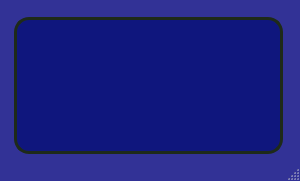
<?xml version="1.0" encoding="UTF-8"?>
<ui version="4.0">
 <class>MainWindow</class>
 <widget class="QMainWindow" name="MainWindow">
  <property name="geometry">
   <rect>
    <x>0</x>
    <y>0</y>
    <width>300</width>
    <height>181</height>
   </rect>
  </property>
  <property name="minimumSize">
   <size>
    <width>300</width>
    <height>180</height>
   </size>
  </property>
  <property name="maximumSize">
   <size>
    <width>1000</width>
    <height>1000</height>
   </size>
  </property>
  <property name="windowTitle">
   <string>DSA</string>
  </property>
  <property name="styleSheet">
   <string notr="true">#MainWindow{
background-color:rgba(15, 22, 125,255);


background-color:rgba(50, 50, 150,255);
}
#centralwidget{
background-color:rgba(15, 22, 125,255);

background-color:rgba(50, 50, 150,255);
}</string>
  </property>
  <widget class="QWidget" name="centralwidget">
   <layout class="QGridLayout" name="gridLayout">
    <property name="leftMargin">
     <number>9</number>
    </property>
    <property name="topMargin">
     <number>9</number>
    </property>
    <property name="bottomMargin">
     <number>0</number>
    </property>
    <property name="horizontalSpacing">
     <number>6</number>
    </property>
    <item row="0" column="0">
     <widget class="QGroupBox" name="groupBox">
      <property name="styleSheet">
       <string notr="true">
border-width:0px;
	border-style:solid;
</string>
      </property>
      <property name="title">
       <string/>
      </property>
      <layout class="QGridLayout" name="gridLayout_4">
       <property name="leftMargin">
        <number>2</number>
       </property>
       <property name="topMargin">
        <number>2</number>
       </property>
       <property name="rightMargin">
        <number>5</number>
       </property>
       <property name="bottomMargin">
        <number>2</number>
       </property>
       <item row="0" column="0">
        <layout class="QVBoxLayout" name="verticalLayout">
         <property name="spacing">
          <number>5</number>
         </property>
         <property name="leftMargin">
          <number>0</number>
         </property>
         <property name="topMargin">
          <number>0</number>
         </property>
         <property name="rightMargin">
          <number>0</number>
         </property>
         <property name="bottomMargin">
          <number>0</number>
         </property>
         <item>
          <widget class="QLabel" name="label_erreur">
           <property name="styleSheet">
            <string notr="true">border-width:0px;
font: 12pt &quot;Arial Black&quot;;
font-family:bold;
background-color: rgba(31, 42, 51,255);
background-color:rgba(15, 22, 125,255);
padding-left:10px;
color: rgba(255, 255, 255,255);

border-width:3px;
	border-style:solid;
	border-color:rgba(30, 42, 25,255);
	border-radius:15px;</string>
           </property>
           <property name="text">
            <string/>
           </property>
           <property name="alignment">
            <set>Qt::AlignLeading|Qt::AlignLeft|Qt::AlignTop</set>
           </property>
           <property name="wordWrap">
            <bool>true</bool>
           </property>
          </widget>
         </item>
        </layout>
       </item>
      </layout>
     </widget>
    </item>
   </layout>
  </widget>
  <widget class="QMenuBar" name="menubar">
   <property name="geometry">
    <rect>
     <x>0</x>
     <y>0</y>
     <width>300</width>
     <height>26</height>
    </rect>
   </property>
  </widget>
  <widget class="QStatusBar" name="statusbar"/>
 </widget>
 <resources/>
 <connections/>
</ui>
